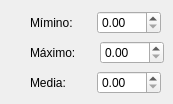
        <widget class="QWidget" name="page_3">
         <widget class="QWidget" name="layoutWidget_2">
          <property name="geometry">
           <rect>
            <x>30</x>
            <y>10</y>
            <width>131</width>
            <height>25</height>
           </rect>
          </property>
          <layout class="QHBoxLayout" name="horizontalLayout_16">
           <item>
            <widget class="QLabel" name="label_34">
             <property name="text">
              <string>Mímino:</string>
             </property>
            </widget>
           </item>
           <item>
            <widget class="QDoubleSpinBox" name="disttri_min">
             <property name="maximum">
              <double>999.990000000000009</double>
             </property>
            </widget>
           </item>
          </layout>
         </widget>
         <widget class="QWidget" name="layoutWidget_3">
          <property name="geometry">
           <rect>
            <x>30</x>
            <y>40</y>
            <width>134</width>
            <height>25</height>
           </rect>
          </property>
          <layout class="QHBoxLayout" name="horizontalLayout_17">
           <item>
            <widget class="QLabel" name="label_36">
             <property name="text">
              <string>Máximo:</string>
             </property>
            </widget>
           </item>
           <item>
            <widget class="QDoubleSpinBox" name="disttri_max">
             <property name="maximum">
              <double>999.990000000000009</double>
             </property>
            </widget>
           </item>
          </layout>
         </widget>
         <widget class="QWidget" name="layoutWidget_4">
          <property name="geometry">
           <rect>
            <x>30</x>
            <y>70</y>
            <width>131</width>
            <height>25</height>
           </rect>
          </property>
          <layout class="QHBoxLayout" name="horizontalLayout_18">
           <item>
            <widget class="QLabel" name="label_38">
             <property name="text">
              <string>Media:</string>
             </property>
            </widget>
           </item>
           <item>
            <widget class="QDoubleSpinBox" name="disttri_med">
             <property name="maximum">
              <double>999.990000000000009</double>
             </property>
            </widget>
           </item>
          </layout>
         </widget>
        </widget>
